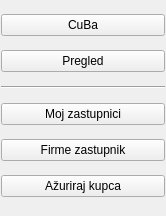
                <widget class="QWidget" name="pageCuBa">
                 <property name="geometry">
                  <rect>
                   <x>0</x>
                   <y>0</y>
                   <width>166</width>
                   <height>216</height>
                  </rect>
                 </property>
                 <property name="sizePolicy">
                  <sizepolicy hsizetype="Preferred" vsizetype="Preferred">
                   <horstretch>0</horstretch>
                   <verstretch>0</verstretch>
                  </sizepolicy>
                 </property>
                 <attribute name="icon">
                  <iconset resource="../../resources/DonatForm.qrc">
                   <normaloff>:/InDonat/Forms/images/ig_menuBlueDown.gif</normaloff>:/InDonat/Forms/images/ig_menuBlueDown.gif</iconset>
                 </attribute>
                 <attribute name="label">
                  <string>CuBa</string>
                 </attribute>
                 <layout class="QVBoxLayout" name="verticalLayout_30">
                  <property name="spacing">
                   <number>0</number>
                  </property>
                  <property name="leftMargin">
                   <number>1</number>
                  </property>
                  <property name="topMargin">
                   <number>0</number>
                  </property>
                  <property name="rightMargin">
                   <number>1</number>
                  </property>
                  <property name="bottomMargin">
                   <number>0</number>
                  </property>
                  <item>
                   <widget class="QPushButton" name="btnMnuCuBa">
                    <property name="cursor">
                     <cursorShape>PointingHandCursor</cursorShape>
                    </property>
                    <property name="text">
                     <string>CuBa</string>
                    </property>
                   </widget>
                  </item>
                  <item>
                   <widget class="QPushButton" name="btnMnuCuBaPregled">
                    <property name="cursor">
                     <cursorShape>PointingHandCursor</cursorShape>
                    </property>
                    <property name="text">
                     <string>Pregled</string>
                    </property>
                   </widget>
                  </item>
                  <item>
                   <widget class="Line" name="line_12">
                    <property name="orientation">
                     <enum>Qt::Horizontal</enum>
                    </property>
                   </widget>
                  </item>
                  <item>
                   <widget class="QPushButton" name="btnMnuCuBaMojiZastupnici">
                    <property name="cursor">
                     <cursorShape>PointingHandCursor</cursorShape>
                    </property>
                    <property name="text">
                     <string>Moj zastupnici</string>
                    </property>
                   </widget>
                  </item>
                  <item>
                   <widget class="QPushButton" name="btnMnuCuBaFirmeZastupnik">
                    <property name="cursor">
                     <cursorShape>PointingHandCursor</cursorShape>
                    </property>
                    <property name="text">
                     <string>Firme zastupnik</string>
                    </property>
                   </widget>
                  </item>
                  <item>
                   <widget class="QPushButton" name="btnMnuCuBaAzurirajKupca">
                    <property name="cursor">
                     <cursorShape>PointingHandCursor</cursorShape>
                    </property>
                    <property name="text">
                     <string>Ažuriraj kupca</string>
                    </property>
                   </widget>
                  </item>
                 </layout>
                </widget>
